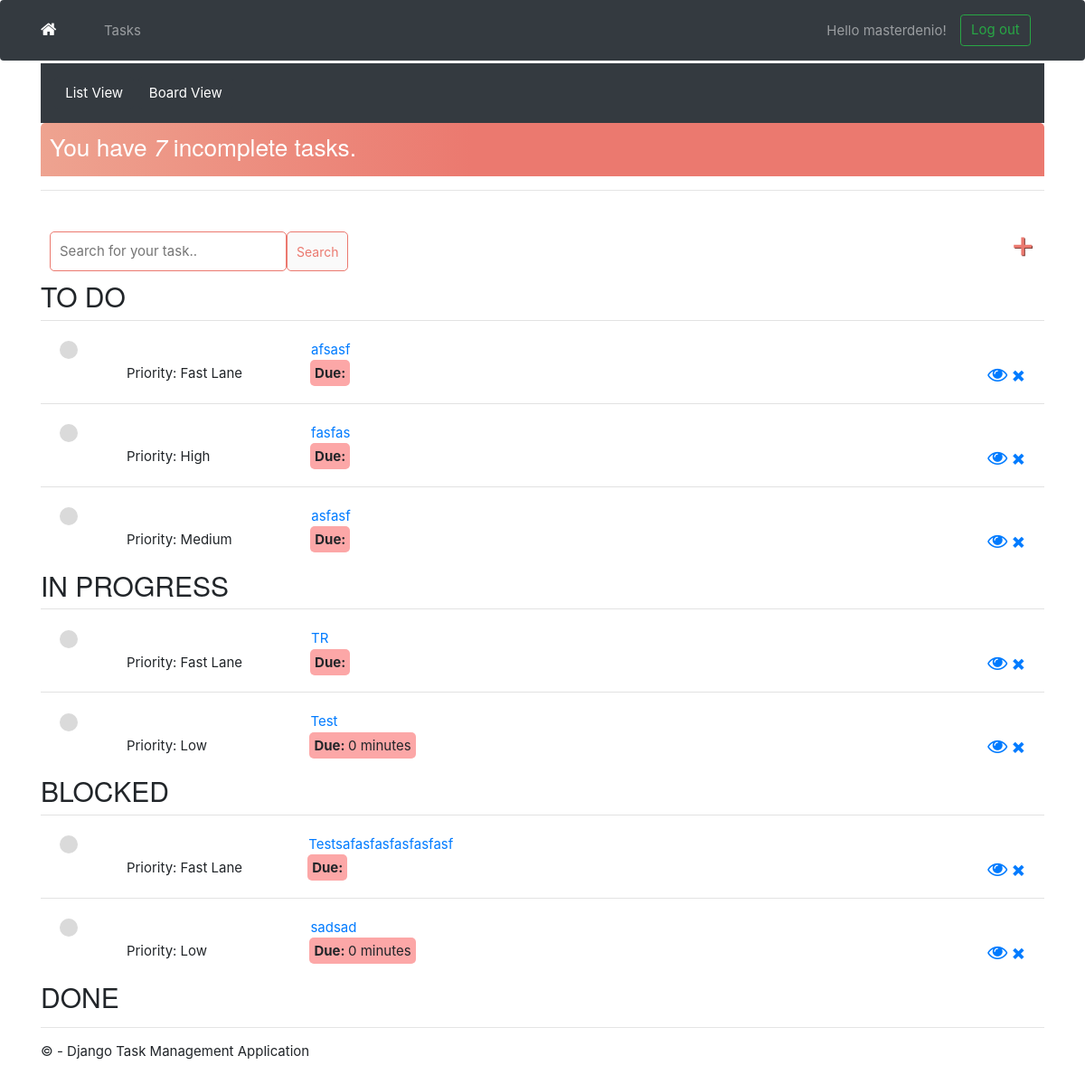
The page /task/ (signed in) on the database as committed earlier.
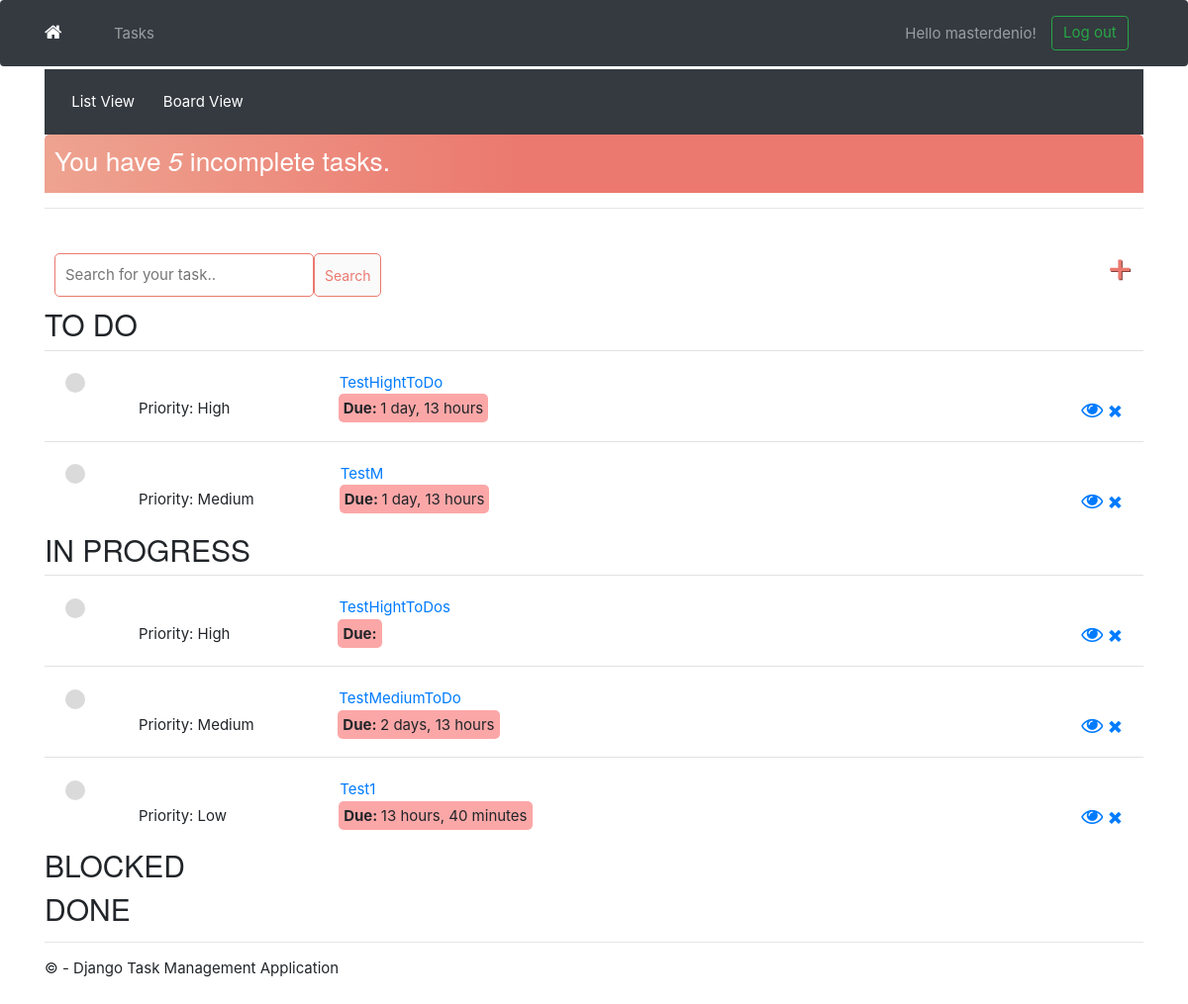
The same page on the database as committed later.
### app/models.py (models this page shows)
class Task(models.Model):
    PRIORITY_CHOICES = [
        ('L', 'Low'),
        ('M', 'Medium'),
        ('H', 'High'),
        ('F', 'Fast Lane'),
    ]
    due_date = models.DateField(
        auto_now_add=False, auto_now=False, blank=True, null=True)
    user = models.ForeignKey(
        User, on_delete=models.CASCADE, null=True, blank=True)
    title = models.CharField(max_length=200)
    description = models.TextField(null=True, blank=True)
    complete = models.BooleanField(default=False)
    create = models.DateTimeField(auto_now_add=True)
    update = models.DateTimeField(auto_now=True)
    priority = models.CharField(
        max_length=1,
        choices=PRIORITY_CHOICES,
        default='L',
    )
    STATUS_CHOICES = [
        ('TO DO', 'To do'),
        ('IN PROGRESS', 'In progress'),
        ('BLOCKED', 'Blocked'),
        ('DONE', 'Done'),
    ]
    status = models.CharField(
        max_length=12,
        choices=STATUS_CHOICES,
        default='TO DO',
    )
    def __str__(self):
        return self.title
    class Meta:
        ordering = ['complete']

### app/views.py (the view)
# urls.py: path('task/', views.TaskList.as_view(), name='tasks'),
class TaskList(LoginRequiredMixin, ListView):
    model = Task
    context_object_name = 'tasks'
    def get_context_data(self, **kwargs):
        context = super().get_context_data(**kwargs)
        context['tasks'] = context['tasks'].filter(user=self.request.user)
        context['tasks_by_status'] = {
            'TO DO': context['tasks'].filter(status='TO DO'),
            'IN PROGRESS': context['tasks'].filter(status='IN PROGRESS'),
            'BLOCKED': context['tasks'].filter(status='BLOCKED'),
            'DONE': context['tasks'].filter(status='DONE'),
        }
        search_input = self.request.GET.get('search-area') or ''
        if search_input:
            context['tasks'] = context['tasks'].filter(
                title__startswith=search_input)
        context['search_input'] = search_input
        context['count'] = context['tasks'].filter(complete=False).count()
        dates = context['tasks'].dates('due_date', 'day')
        tasks_by_date = {date: context['tasks'].filter(
            due_date=date).order_by('-priority') for date in dates}
        context['tasks_by_date'] = tasks_by_date
        return context
    def get_queryset(self):
        search_input = self.request.GET.get('search-area') or ''
        if search_input:
            tasks = Task.objects.filter(user=self.request.user, title__startswith=search_input)
        else:
            tasks = Task.objects.filter(user=self.request.user)
        priority_order = {'F': 1, 'H': 2, 'M': 3, 'L': 4}
        tasks = tasks.annotate(priority_order=models.Case(
            *[models.When(priority=key, then=value) for key, value in priority_order.items()],
            default=0,
            output_field=models.IntegerField(),
        )).order_by('priority_order', 'priority')
        return tasks

### app/templates/app/task_list.html (shortened to what this page needs)
{% extends 'app/layout.html' %}
{% load static %}
{% block content %}
<div class="container-fluid bg-dark text-white py-3">
    <a href="{% url 'tasks' %}" class="btn btn-dark text-white>">List View</a>
    <a href="{% url 'task-board' %}" class="btn btn-dark text-white>">Board View</a>
</div>
<div class="header-bar">
    <div>
        <h3>You have <i>{{ count }}</i> incomplete task{{ count|pluralize:"s" }}.</h3>
    </div>
</div>
<hr>
<div id="search-add-wrapper">
    <form method="GET" style="margin-top: 20px; display: flex;">
        <input type="text" name='search-area' value="{{ search_input }}" placeholder="Search for your task.." />
        <input class="button" type="submit" value='Search' />
    </form>
    <a id="add-link" href="{% url 'task-create' %}">&#x2b;</a>
</div>
<div class="task-items-wrapper">
    {% for status, tasks in tasks_by_status.items %}
    <h2>{{ status }}</h2>
    {% for task in tasks %}
    <div class="task-wrapper">
        {% if task.complete %}
        <table>
            <tr>
                <td style="text-align: left;">
                    <div class="task-complete-icon"></div>
                </td>
                <td style="text-align: left; max-width: 20em; white-space: nowrap; overflow: hidden; text-overflow: ellipsis;">
                    <i><s><a href="{% url 'task-update' task.id %}">{{ task }}</a></s></i>
                </td>
            <tr>
                <td style="width: 20em;"></td>
            </tr>
            <td style="width: 300px;"></td>
            <td style="width: 300px;"></td>
            <td style="width: 600px; text-align: right;">
                <div class="delete-link">
                    <a class="fa fa-eye" href="{% url 'task' task.id %}" style="text-decoration: none"></a>
                    <a href="{% url 'task-delete' task.id %}" style="text-decoration: none">&#215;</a>
                </div>
            </td>
            </tr>
        </table>
        {% else %}
        <table>
            <tr>
                <td style="text-align: left;">
                    <div class="task-incomplete-icon"></div>
                </td>
                <td style="text-align: left; max-width: 20em; white-space: nowrap; overflow: hidden; text-overflow: ellipsis;">
                    <a href="{% url 'task-update' task.id %}">{{ task }}</a>
                </td>
            </tr>
            <tr>
                <td style="width: 20em;"></td>
            </tr>
            <tr>
                <td style="text-align: left; word-wrap: break-word; padding-left: 5em;">
                    <span class="task-priority">Priority: {{ task.get_priority_display }}</span>
                </td>
                <td style="width: 300px; text-align: left; word-wrap: break-word; padding-left: 0em;">
                    <span class="timer"><b>Due: </b>{{ task.due_date|timeuntil }}</span>
                </td>
                <td style="width: 600px; text-align: right;">
                    <div class="delete-link">
                        <a class="fa fa-eye" href="{% url 'task' task.id %}" style="text-decoration: none"></a>
                        <a href="{% url 'task-delete' task.id %}" style="text-decoration: none">&#215;</a>
                    </div>
                </td>
            </tr>
        </table>
        {% endif %}
    </div>
    {% endfor %}
    {% empty %}
    <h2>No items in list</h2>
    {% endfor %}
</div>
{% endblock content %}

### app/templates/app/layout.html (shortened to what this page needs)
<!DOCTYPE html>
<html>
<head>
    {% load static %}
    <link rel="stylesheet" type="text/css" href="{% static 'app/content/bootstrap.min.css' %}" />
    <link rel="stylesheet" type="text/css" href="{% static 'app/content/site.css' %}" />
    <link rel="stylesheet" type="text/css" href="{% static 'app/content/customcss.css' %}" />
    <link rel="stylesheet" href="https://cdnjs.cloudflare.com/ajax/libs/font-awesome/4.7.0/css/font-awesome.min.css">
    <link rel="stylesheet" href="https://stackpath.bootstrapcdn.com/bootstrap/4.5.2/css/bootstrap.min.css">
</head>
<body>
    <nav class="navbar navbar-expand-lg navbar-dark bg-dark fixed-top">
        <div class="container">
            <a class="navbar-brand" href="/"><i class="fa fa-home"></i></a>
            <div class="collapse navbar-collapse" id="navbarNav">
                <ul class="navbar-nav mr-auto">
                    {% if request.user.is_authenticated %}
                    <li class="nav-item">
                        <a class="nav-link" href="/task/">Tasks</a>
                    </li>
                    {% endif %}
                </ul>
                {% if user.is_authenticated %}
                    <form id="logoutForm" action="/logout/" method="post" class="form-inline my-2 my-lg-0">
                        <span class="navbar-text mr-3">Hello {{ user.username }}!</span>
                        <button class="btn btn-outline-success my-2 my-sm-0" type="submit">Log out</button>
                    </form>
                {% endif %}
            </div>
        </div>
    </nav>
    <div class="container body-content">
        {% block content %}
        {% endblock %}
        <hr />
        <footer>
            <p>&copy; {{ year }} - Django Task Management Application</p>
        </footer>
    </div>
</body>
</html>

### app/static/app/content/site.css (style rules this page uses)
body { padding-top: 50px; padding-bottom: 20px; }
.body-content { padding-left: 15px; padding-right: 15px; margin-left: auto; margin-right: auto; }
.task-priority { text-align: right; }

### app/static/app/content/customcss.css (style rules this page uses)
.header-bar { display: flex; justify-content: space-between; color: #fff; padding: 10px; border-radius: 5px 5px 0 0; background: linear-gradient(90deg,#EEA390 0%, #EB796F 43%, #EB796F 100%); }
.task-wrapper { display: flex; align-items: center; justify-content: flex-start; padding: 20px; background-color: #fff; border-top: 1px solid rgb(226, 226, 226); flex-direction: row; flex-wrap: nowrap; }
.task-incomplete-icon { height: 20px; width: 20px; background-color: rgb(218, 218, 218); border-radius: 50%; }
.delete-link { text-decoration: none; font-weight: 900; color: #CF4949; font-size: 22px; line-height: 0; }
#search-add-wrapper { display: flex; justify-content: space-between; align-items: center; padding: 10px; }
#add-link { color: #EB796F; text-decoration: none; font-size: 42px; text-shadow: 1px 1px #81413B; }
input[type=text], input[type=password], textarea { border: 1px solid #EB796F; border-radius: 5px; padding: 10px; width: 90%; }
.button { border: 1px solid #EB796F; background-color: #FAFAFA; color: #EB796F; padding: 10px; font-size: 14px; border-radius: 5px; cursor: pointer; text-decoration: none; }
.timer { background-color: #FCA7A7; border-radius: 5px; padding: 5px; }
html { font-size: 15px; }
.navbar { z-index: 0; }
.navbar-brand, .nav-link, .navbar-text, .btn { line-height: 0; padding-bottom: 100px; }

Rows that differ between the two databases and show on the page:
removed Task: title "afsasf", priority "Fast Lane", shown under "TO DO"
removed Task: title "fasfas", priority "High", shown under "TO DO"
removed Task: title "asfasf", priority "Medium", shown under "TO DO"
removed Task: title "TR", priority "Fast Lane", shown under "IN PROGRESS"
removed Task: title "Test", priority "Low", due_date "0 minutes", shown under "IN PROGRESS"
removed Task: title "Testsafasfasfasfasfasf", priority "Fast Lane", shown under "BLOCKED"
removed Task: title "sadsad", priority "Low", due_date "0 minutes", shown under "BLOCKED"
added Task: title "TestHightToDo", priority "High", due_date "1 day, 13 hours", shown under "TO DO"
added Task: title "TestM", priority "Medium", due_date "1 day, 13 hours", shown under "TO DO"
added Task: title "TestHightToDos", priority "High", shown under "IN PROGRESS"
added Task: title "TestMediumToDo", priority "Medium", due_date "2 days, 13 hours", shown under "IN PROGRESS"
added Task: title "Test1", priority "Low", due_date "13 hours, 40 minutes", shown under "IN PROGRESS"
Other text that changed with them:
{{ count }}: "7" → "5"
